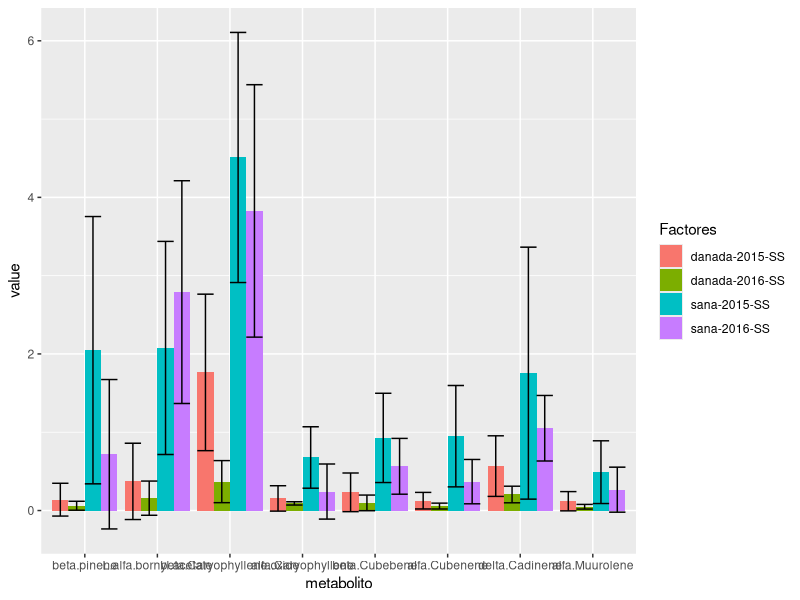
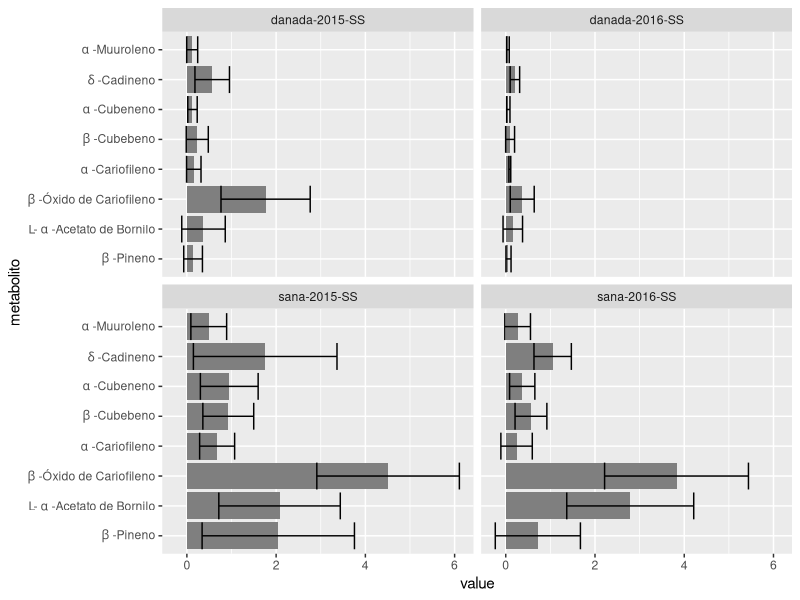
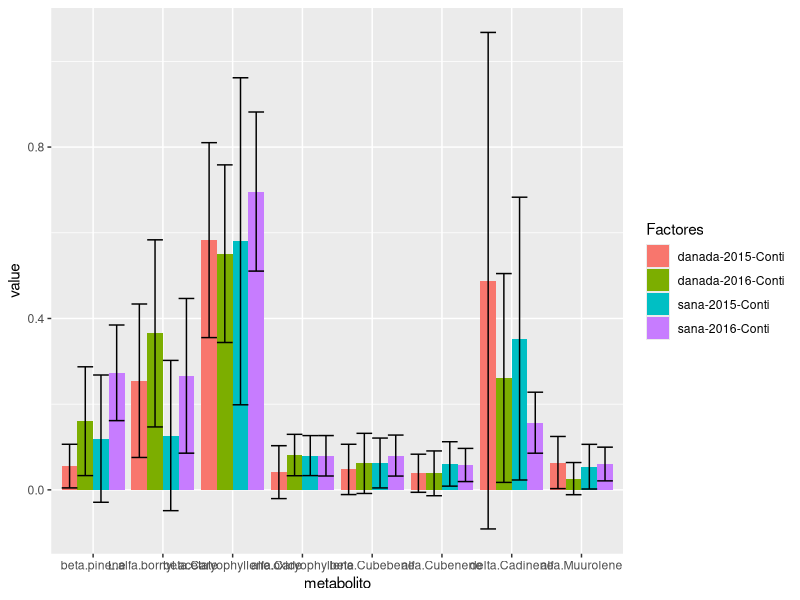
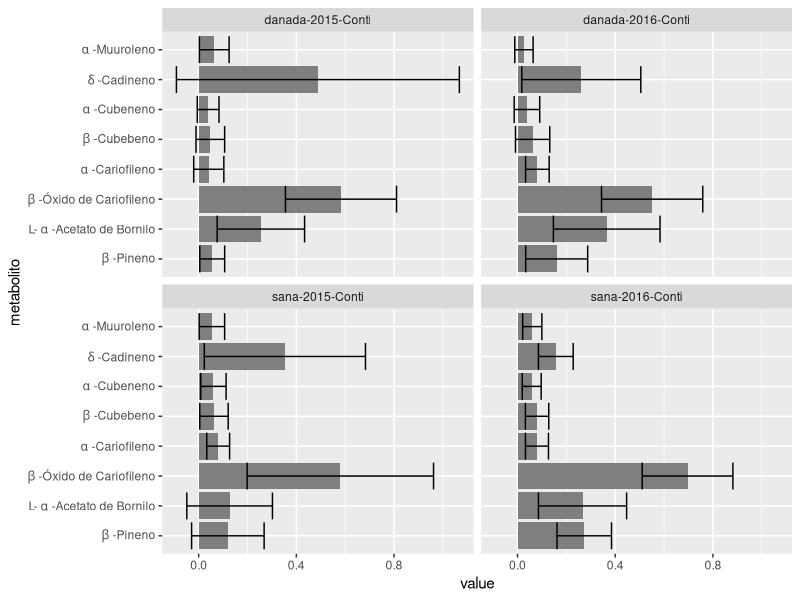

Recreate these plots in R, in order.
# Barplot abundance per sample 
# Septiembre 2019
# Verónica Reyes

# Load data
metabolites<- read.csv("../../data/Tablas_datos/metabolitos_Tesis_Vero.csv")

#Chose cols to analisys
metabolites2<- data.frame(metabolites$C.A.T,metabolites$C.A, metabolites$Temporada,metabolites$Condicion, metabolites$A.expo, metabolites$Muestra, metabolites$mmet)

colnames(metabolites2)<- c("C.A.T", "C.A", "Temporada",
                           "Condicion", "A.expo", "Muestra", "mmet") 

# Calcular X1
metabolites2$x1<-(metabolites$microlitros.de.estandar*metabolites$miligramos/metabolites$microlitros)*2/1000


#Calcular X2,X3,X4,X5 para cada metabolito

# beta.pinene
metabolites2$X2_beta.pinene <- metabolites2$x1*metabolites$beta.pinene/metabolites$P.Area.estandar 
metabolites2$X3_beta.pinene <- metabolites2$X2_beta.pinene*metabolites$microlitros.de.metabolitos/metabolites$microlitros.de.inyeccion 
metabolites2$X4_beta.pinene <- metabolites2$X3_beta.pinene*100/metabolites$Peso.acicula.gramos
metabolites2$X5_beta.pinene <- metabolites2$X4_beta.pinene*1000
# L.alfa.bornyl.acetate
metabolites2$X2_L.alfa.bornyl.acetate <- metabolites2$x1*metabolites$L.alfa.bornyl.acetate/metabolites$P.Area.estandar 
metabolites2$X3_L.alfa.bornyl.acetate <- metabolites2$X2_L.alfa.bornyl.acetate*metabolites$microlitros.de.metabolitos/metabolites$microlitros.de.inyeccion 
metabolites2$X4_L.alfa.bornyl.acetate <- metabolites2$X3_L.alfa.bornyl.acetate*100/metabolites$Peso.acicula.gramos
metabolites2$X5_L.alfa.bornyl.acetate <- metabolites2$X4_L.alfa.bornyl.acetate*1000
# beta.Caryophyllene.oxide
metabolites2$X2_beta.Caryophyllene.oxide <- metabolites2$x1*metabolites$beta.Caryophyllene.oxide/metabolites$P.Area.estandar 
metabolites2$X3_beta.Caryophyllene.oxide <- metabolites2$X2_beta.Caryophyllene.oxide*metabolites$microlitros.de.metabolitos/metabolites$microlitros.de.inyeccion 
metabolites2$X4_beta.Caryophyllene.oxide <- metabolites2$X3_beta.Caryophyllene.oxide*100/metabolites$Peso.acicula.gramos
metabolites2$X5_beta.Caryophyllene.oxide <- metabolites2$X4_beta.Caryophyllene.oxide*1000
#  alfa.Caryophyllene
metabolites2$X2_alfa.Caryophyllene <- metabolites2$x1*metabolites$alfa.Caryophyllene/metabolites$P.Area.estandar 
metabolites2$X3_alfa.Caryophyllene <- metabolites2$X2_alfa.Caryophyllene*metabolites$microlitros.de.metabolitos/metabolites$microlitros.de.inyeccion 
metabolites2$X4_alfa.Caryophyllene <- metabolites2$X3_alfa.Caryophyllene*100/metabolites$Peso.acicula.gramos
metabolites2$X5_alfa.Caryophyllene <- metabolites2$X4_alfa.Caryophyllene*1000
# beta.Cubebene
metabolites2$X2_beta.Cubebene <- metabolites2$x1*metabolites$beta.Cubebene/metabolites$P.Area.estandar 
metabolites2$X3_beta.Cubebene <- metabolites2$X2_beta.Cubebene*metabolites$microlitros.de.metabolitos/metabolites$microlitros.de.inyeccion 
metabolites2$X4_beta.Cubebene <- metabolites2$X3_beta.Cubebene*100/metabolites$Peso.acicula.gramos
metabolites2$X5_beta.Cubebene <- metabolites2$X4_beta.Cubebene*1000
# alfa.Cubenene
metabolites2$X2_alfa.Cubenene  <- metabolites2$x1*metabolites$alfa.Cubenene/metabolites$P.Area.estandar 
metabolites2$X3_alfa.Cubenene  <- metabolites2$X2_alfa.Cubenene *metabolites$microlitros.de.metabolitos/metabolites$microlitros.de.inyeccion 
metabolites2$X4_alfa.Cubenene  <- metabolites2$X3_alfa.Cubenene *100/metabolites$Peso.acicula.gramos
metabolites2$X5_alfa.Cubenene  <- metabolites2$X4_alfa.Cubenene *1000
# delta.Cadinene
metabolites2$X2_delta.Cadinene <- metabolites2$x1*metabolites$delta.Cadinene/metabolites$P.Area.estandar 
metabolites2$X3_delta.Cadinene <- metabolites2$X2_delta.Cadinene*metabolites$microlitros.de.metabolitos/metabolites$microlitros.de.inyeccion 
metabolites2$X4_delta.Cadinene <- metabolites2$X3_delta.Cadinene*100/metabolites$Peso.acicula.gramos
metabolites2$X5_delta.Cadinene <- metabolites2$X4_delta.Cadinene*1000
# alfa.Muurolene
metabolites2$X2_alfa.Muurolene <- metabolites2$x1*metabolites$alfa.Muurolene/metabolites$P.Area.estandar 
metabolites2$X3_alfa.Muurolene <- metabolites2$X2_alfa.Muurolene*metabolites$microlitros.de.metabolitos/metabolites$microlitros.de.inyeccion 
metabolites2$X4_alfa.Muurolene <- metabolites2$X3_alfa.Muurolene*100/metabolites$Peso.acicula.gramos
metabolites2$X5_alfa.Muurolene <- metabolites2$X4_alfa.Muurolene*1000

# Data frame con datos a partir de la [] del estandar 

metabolites3<- data.frame(metabolites2$C.A.T,metabolites2$C.A,metabolites2$Temporada,metabolites2$Condicion,metabolites2$A.expo, metabolites2$Muestra, metabolites2$mmet,
                          metabolites2$X4_beta.pinene, metabolites2$X4_L.alfa.bornyl.acetate , metabolites2$X4_beta.Caryophyllene.oxide, metabolites2$X4_alfa.Caryophyllene,
                          metabolites2$X4_beta.Cubebene,metabolites2$X4_alfa.Cubenene,metabolites2$X4_delta.Cadinene,metabolites2$X4_alfa.Muurolene)


# Cambiar nombres a las columnas

colnames(metabolites3)<- c("C-A-T","C-A","Temporada","Condicion", "A.exposicion", "Muestra","n.GC-MS",
                           "beta.pinene","L.alfa.bornyl.acetate","beta.Caryophyllene.oxide","alfa.Caryophyllene",
                           "beta.Cubebene","alfa.Cubenene","delta.Cadinene","alfa.Muurolene")


# Plotear
library(ggplot2)
library(reshape2)

metabolites_mean <- aggregate(metabolites3[,8:15], by=list(Factores=metabolites3$`C-A-T`), FUN=mean) 
metabolites_sd <- aggregate(metabolites3[,8:15], by=list(Factores=metabolites3$`C-A-T`), FUN=sd) 
df_mean <- melt(metabolites_mean, id.vars=c("Factores"), variable.name = "metabolito", value.name="value")
df_sd <- melt(metabolites_sd, id.vars=c("Factores"), variable.name = "metabolito", value.name="value")


#SS
levels(df_mean$Factores)
levels(df_mean$Factores)<- c("Contingencia Dañada 2015","Concentración moderada Dañada 2015",
                             "Contingencia Dañada 2016","Concentración moderada Dañada 2016",
                             "Contingencia Sana 2015","Concentración moderada Sana 2015",
                             "Contingencia Sana 2016","Concentración moderada Sana 2016")


metabolites4<-data.frame(metabolites3)[1:20,]

metabolites_mean <- aggregate(metabolites4[,8:15], by=list(Factores=metabolites4$C.A.T), FUN=mean) 
metabolites_sd <- aggregate(metabolites4[,8:15], by=list(Factores=metabolites4$C.A.T), FUN=sd) 
df_mean <- melt(metabolites_mean, id.vars=c("Factores"), variable.name = "metabolito", value.name="value")
df_sd <- melt(metabolites_sd, id.vars=c("Factores"), variable.name = "metabolito", value.name="value")


limits <- aes(ymax = df_mean[,"value"] + df_sd[,"value"], ymin=df_mean[,"value"] - df_sd[,"value"])

p <- ggplot(df_mean, aes(metabolito, value, fill = Factores)) + 
  geom_bar(position="dodge", stat="identity") + geom_errorbar(limits, position="dodge")
print(p) 
p + coord_flip() + facet_wrap(~ Factores) + 
  scale_fill_manual(breaks = c("Concentración moderada Dañada 2015", "Concentración moderada Dañada 2016",
                               "Concentración moderada Sana 2015", "Concentración moderada Sana 2016"),
                    values= c( "#c6003a", "#e98382", "#00901e","#b1e787"))+ 
  scale_x_discrete (labels = c('beta.pinene' = expression(beta~'-Pineno'),
                               'L.alfa.bornyl.acetate' = expression('L-'~ alpha ~'-Acetato de Bornilo'),
                               'beta.Caryophyllene.oxide'= expression(beta~'-Óxido de Cariofileno'),
                               'alfa.Caryophyllene' = expression(alpha~'-Cariofileno'),
                               'beta.Cubebene'= expression(beta~'-Cubebeno'),
                               'alfa.Cubenene'= expression(alpha~'-Cubeneno'),
                               'delta.Cadinene' = expression(delta~'-Cadineno'),
                               'alfa.Muurolene' = expression(alpha~'-Muuroleno')))

#CONTINGENCIA

metabolites4<-data.frame(metabolites3)[21:40,]

metabolites_mean <- aggregate(metabolites4[,8:15], by=list(Factores=metabolites4$C.A.T), FUN=mean) 
metabolites_sd <- aggregate(metabolites4[,8:15], by=list(Factores=metabolites4$C.A.T), FUN=sd) 
df_mean <- melt(metabolites_mean, id.vars=c("Factores"), variable.name = "metabolito", value.name="value")
df_sd <- melt(metabolites_sd, id.vars=c("Factores"), variable.name = "metabolito", value.name="value")


limits <- aes(ymax = df_mean[,"value"] + df_sd[,"value"], ymin=df_mean[,"value"] - df_sd[,"value"])
p <- ggplot(df_mean, aes(metabolito, value, fill = Factores)) + 
  geom_bar(position="dodge", stat="identity") + geom_errorbar(limits, position="dodge")
print(p) 
p + coord_flip() + facet_wrap(~ Factores) + 
  scale_fill_manual(breaks = c("Concentración moderada Dañada 2015", "Concentración moderada Dañada 2016",
                               "Concentración moderada Sana 2015", "Concentración moderada Sana 2016"),
                    values= c( "#c6003a", "#e98382", "#00901e","#b1e787"))+ 
  scale_x_discrete (labels = c('beta.pinene' = expression(beta~'-Pineno'),
                                     'L.alfa.bornyl.acetate' = expression('L-'~ alpha ~'-Acetato de Bornilo'),
                                     'beta.Caryophyllene.oxide'= expression(beta~'-Óxido de Cariofileno'),
                                     'alfa.Caryophyllene' = expression(alpha~'-Cariofileno'),
                                     'beta.Cubebene'= expression(beta~'-Cubebeno'),
                                     'alfa.Cubenene'= expression(alpha~'-Cubeneno'),
                                     'delta.Cadinene' = expression(delta~'-Cadineno'),
                                     'alfa.Muurolene' = expression(alpha~'-Muuroleno')))

